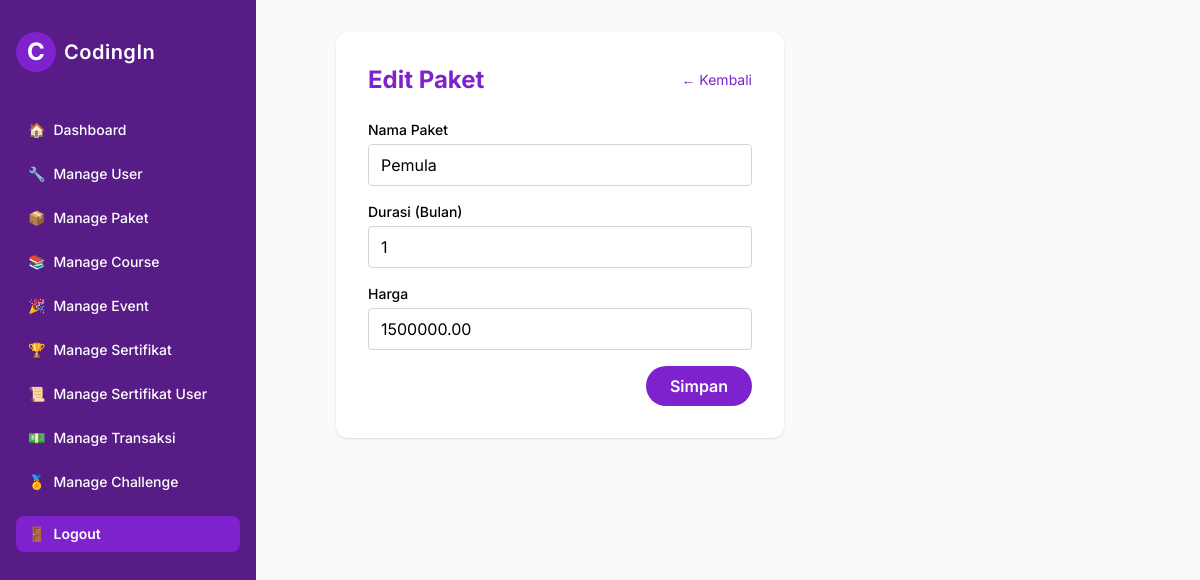
The page /admin/paketmanage/edit_paket.php?id=PKT1 (signed in) on the database as committed earlier.
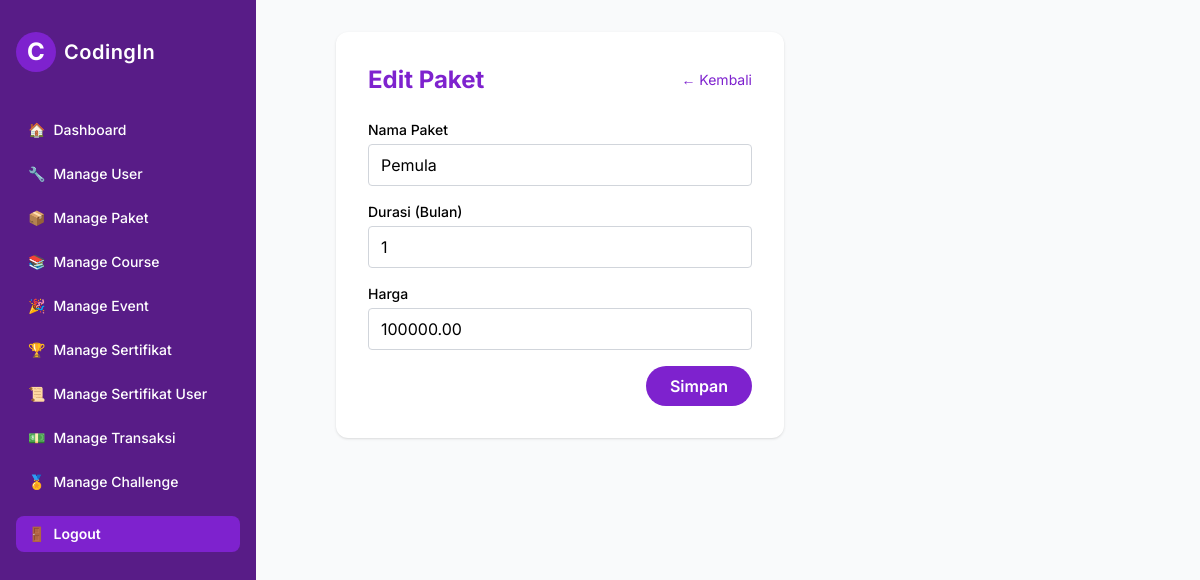
The same page on the database as committed later.
### tables this page shows
CREATE TABLE `paket` (
  `ID_paket` char(4) NOT NULL,
  `Nama_paket` varchar(20) NOT NULL,
  `Durasi_paket` int(11) NOT NULL,
  `Harga` decimal(10,2) NOT NULL
);

### admin/paketmanage/edit_paket.php (the view, shortened to what this page needs)
<?php
require_once('../../config/database.php');
$id = $_GET['id'] ?? '';
$stmt = $pdo->prepare("SELECT * FROM paket WHERE ID_paket = ?");
$stmt->execute([$id]);
$paket = $stmt->fetch();
?>
<!DOCTYPE html>
<html lang="id">
<head>
    <script src="https://cdn.tailwindcss.com"></script>
</head>
<body class="bg-gray-50 min-h-screen flex">
    <?php include '../../includes/admin_sidebar.php'; ?>
    <main class="flex-1 p-8">
        <div class="bg-white rounded-xl shadow p-8 w-full max-w-md ml-0 md:ml-12">
            <div class="flex items-center justify-between mb-6">
                <h2 class="text-2xl font-bold text-purple-700">Edit Paket</h2>
                <a href="manage_paket.php" class="text-purple-700 hover:underline text-sm">← Kembali</a>
            </div>
            <form action="" method="POST" class="space-y-4">
                <div>
                    <label class="block text-sm font-medium mb-1">Nama Paket</label>
                    <input name="nama_paket" class="w-full border border-gray-300 rounded px-3 py-2 focus:outline-none focus:ring-2 focus:ring-purple-200" value="<?= htmlspecialchars($paket['Nama_paket']); ?>" required>
                </div>
                <div>
                    <label class="block text-sm font-medium mb-1">Durasi (Bulan)</label>
                    <input name="durasi_paket" type="number" min="1" class="w-full border border-gray-300 rounded px-3 py-2 focus:outline-none focus:ring-2 focus:ring-purple-200" value="<?= $paket['Durasi_paket']; ?>" required>
                </div>
                <div>
                    <label class="block text-sm font-medium mb-1">Harga</label>
                    <input name="harga" type="number" min="0" class="w-full border border-gray-300 rounded px-3 py-2 focus:outline-none focus:ring-2 focus:ring-purple-200" value="<?= $paket['Harga']; ?>" required>
                </div>
                <div class="flex justify-end mt-6">
                    <button name="update" type="submit" class="bg-purple-700 text-white px-6 py-2 rounded-full font-semibold hover:bg-purple-800 transition">Simpan</button>
                </div>
            </form>
        </div>
    </main>
</body>
</html>

Rows that differ between the two databases and show on the page:
changed paket "Pemula": harga "1500000.00" → "100000.00"
